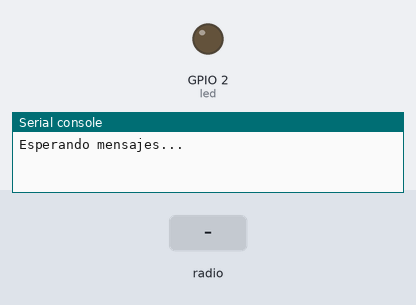
A program run on a simulated ESP32 board running MicroPython. On the bench: output pins drawn as LEDs (lit = HIGH), the last lines printed to the serial console. The test bench sets the inputs (shaded band).

Above: at 1.2 s.
1.3 s: radio message "on" arrives
At 2.2 s:
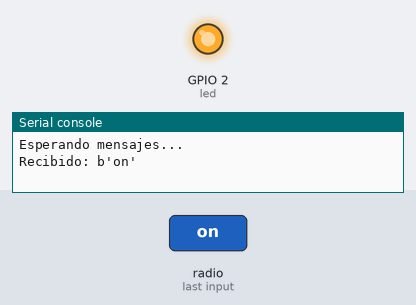
Timing chart, 0 to 4.3 s (numbered marks = the images above; inputs shaded):
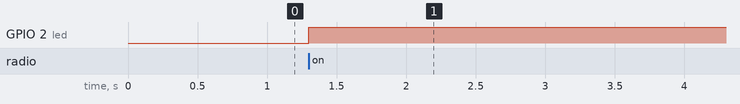

The program:

enciende_led_esp_now.py
```python
import network
import espnow
from machine import Pin

# Configuración del LED
led = Pin(2, Pin.OUT)
estado_led = False  # Estado actual del LED (apagado al inicio)

# Activar WiFi en modo estación
sta = network.WLAN(network.STA_IF)
sta.active(True)

# Inicializar ESP-NOW
esp = espnow.ESPNow()
esp.active(True)

print("Esperando mensajes...")

while True:
    host, msg = esp.recv()
    if msg:
        print("Recibido:", msg)
        comando = msg.decode('utf-8').strip().lower()
        if comando == 'on':
            estado_led = not estado_led  # Cambia el estado
            led.value(estado_led)        # Actualiza el LED
```

Measured:
- after the input at 1.3 s, GPIO 2 (led): LOW → HIGH at once
